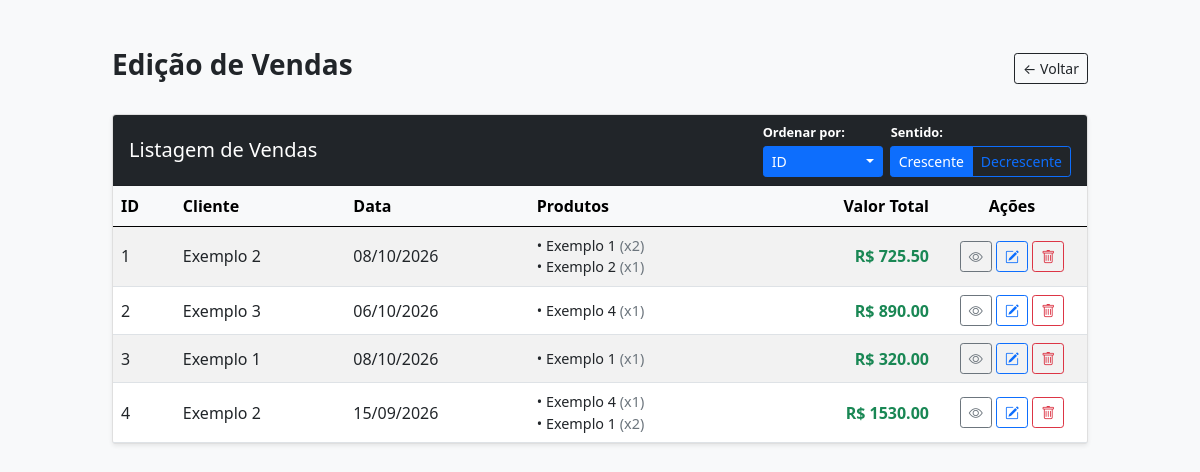
Page /sale_view on the committed database.
### models.py (models this page shows, shortened)
class Vendas(db.Model):
    __tablename__ = 'Vendas'
    id_venda = db.Column(db.Integer, primary_key=True, autoincrement=True)
    id_cliente = db.Column(db.Integer, db.ForeignKey('Clientes.id_cliente'), nullable=False)
    detalhes = db.Column(db.String(256))
    data_venda = db.Column(db.DateTime, nullable=False)
    cliente = db.relationship('Clientes', backref='vendas')
    itens = db.relationship('ItemVenda', backref='venda', cascade='all, delete-orphan')
    @property
    def valor_total(self):
        return sum(item.quantidade_produto * item.produto.preco_produto for item in self.itens)

class Clientes(db.Model):
    __tablename__ = 'Clientes'
    id_cliente = db.Column(db.Integer, primary_key=True, autoincrement=True)
    nome_cliente = db.Column(db.String(80), nullable=False)
    email = db.Column(db.String(100))
    telefone = db.Column(db.String(20))

class ItemVenda(db.Model):
    __tablename__ = 'ItemVenda'
    id_item = db.Column(db.Integer, primary_key=True, autoincrement=True)
    id_venda = db.Column(db.Integer, db.ForeignKey('Vendas.id_venda'), nullable=False)
    id_produto = db.Column(db.Integer, db.ForeignKey('Produtos.id_produto'), nullable=False)
    quantidade_produto = db.Column(db.Integer, nullable=False)
    produto = db.relationship('Produtos')

class Produtos(db.Model):
    __tablename__ = 'Produtos'
    id_produto = db.Column(db.Integer, primary_key=True, autoincrement=True)
    nome_produto = db.Column(db.String(80), nullable=False)
    preco_produto = db.Column(db.Float, nullable=False)
    estoque = db.Column(db.Integer, nullable=False)

### main.py (the view)
@app.route("/sale_view", methods=["GET","POST"])
def editar_vendas():
    criterio_ordVenda = request.args.get('ordenarVenda', 'id')
    direcao_ordVenda = request.args.get('direcaoVenda', 'asc')
    reverso = (direcao_ordVenda == 'desc')
    if criterio_ordVenda == 'data':
        lista_vendas = Vendas.query.order_by(Vendas.data_venda.desc()
            if reverso else Vendas.data_venda.asc()).all()
    elif criterio_ordVenda == 'cliente':
        lista_vendas = Vendas.query.join(Clientes).order_by(Clientes.nome_cliente.desc()
            if reverso else Clientes.nome_cliente.asc()).all()
    elif criterio_ordVenda == 'valor':
        lista_vendas = Vendas.query.all()
        lista_vendas = sorted(lista_vendas, key=lambda v: v.valor_total, reverse=reverso)
    elif criterio_ordVenda == 'quantidade':
        lista_vendas = Vendas.query.all()
        lista_vendas = sorted(lista_vendas, key=lambda v: v.quantidade_total, reverse=reverso)
    else:
        coluna_venda = Vendas.id_venda
        lista_vendas = Vendas.query.order_by(coluna_venda.desc()
            if reverso else coluna_venda.asc()).all()
    return render_template("editar_vendas.html", vendas=lista_vendas)

### templates/editar_vendas.html (shortened to what this page needs)
<!DOCTYPE html>
<html lang="pt-br">
<head>
    <link href="https://cdn.jsdelivr.net/npm/bootstrap@5.0.2/dist/css/bootstrap.min.css" rel="stylesheet">
    <link rel="stylesheet" href="https://cdn.jsdelivr.net/npm/bootstrap-icons@1.10.5/font/bootstrap-icons.css">
</head>
<body class="bg-light">
    <div class="container my-5" style="max-width: 1000px;">
        <div class="d-flex justify-content-between align-items-center mb-4">
            <h1 class="h3 text-dark fw-bold">Edição de Vendas</h1>
            <a href="{{ url_for('editar_dados') }}" class="btn btn-outline-dark btn-sm">← Voltar</a>
        </div>
        <div class="card shadow-sm">
            <div class="card-header bg-dark text-white d-flex justify-content-between align-items-center flex-wrap gap-2">
                <h2 class="h5 mb-0">Listagem de Vendas</h2>
                <div class="d-flex align-items-center gap-2">
                    <div class="d-flex flex-column">
                        <label class="form-label text-white fw-bold mb-1" style="font-size: 0.8rem;">Ordenar por:</label>
                        <div class="dropdown">
                            <button class="btn btn-sm btn-primary dropdown-toggle d-flex justify-content-between align-items-center" type="button" id="btnDropdownVendas" data-bs-toggle="dropdown" aria-expanded="false" style="min-width: 120px;">
                            </button>
                        </div>
                    </div>
                    <div class="d-flex flex-column">
                        <label class="form-label text-white fw-bold mb-1" style="font-size: 0.8rem;">Sentido:</label>
                        <div class="btn-group btn-group-sm" role="group" aria-label="Basic radio toggle button group">
                            <label class="btn btn-outline-primary" for="venda_crescente">Crescente</label>
                            <label class="btn btn-outline-primary" for="venda_decrescente">Decrescente</label>
                        </div>
                    </div>
                </div>
            </div>
            <div class="card-body p-0">
                <div class="table-responsive">
                    <table class="table table-striped table-hover mb-0 align-middle">
                        <thead class="table-light">
                            <tr>
                                <th>ID</th>
                                <th>Cliente</th>
                                <th>Data</th>
                                <th>Produtos</th>
                                <th class="text-end">Valor Total</th>
                                <th class="text-center" style="width: 150px;">Ações</th>
                            </tr>
                        </thead>
                        <tbody>
                            {% for venda in vendas %}
                            <tr>
                                <td>{{ venda.id_venda }}</td>
                                <td>{{ venda.cliente.nome_cliente if venda.cliente else 'Cliente não encontrado' }}</td>
                                <td>{{ venda.data_venda.strftime('%d/%m/%Y') }}</td>
                                <td>
                                    <ul class="list-unstyled mb-0" style="font-size: 0.9rem;">
                                        {% for item in venda.itens %}
                                        <li>• {{ item.produto.nome_produto }} <span class="text-muted">(x{{ item.quantidade_produto }})</span></li>
                                        {% endfor %}
                                    </ul>
                                </td>
                                <td class="text-end fw-bold text-success">R$ {{ "%.2f"|format(venda.valor_total) }}</td>
                                <td class="text-center">
                                    <button type="button" class="btn btn-outline-secondary btn-sm" data-bs-toggle="modal" data-bs-target="#modalPedido{{ venda.id_venda }}" title="Ver Detalhes">
                                        <i class="bi bi-eye"></i>
                                    </button>
                                    <a href="{{ url_for('editar_venda_form', id=venda.id_venda) }}" class="btn btn-outline-primary btn-sm" title="Editar">
                                        <i class="bi bi-pencil-square"></i>
                                    </a>
                                    <a href="{{ url_for('excluir_venda', id=venda.id_venda) }}" class="btn btn-outline-danger btn-sm" title="Excluir" onclick="return confirm('Tem certeza que deseja excluir esta venda?')">
                                        <i class="bi bi-trash"></i>
                                    </a>
                                </td>
                            </tr>
                            {% else %}
                            <tr>
                                <td colspan="6" class="text-center text-muted py-4">Nenhuma venda registrada até o momento.</td>
                            </tr>
                            {% endfor %}
                        </tbody>
                    </table>
                </div>
            </div>
        </div>
    </div>
</body>
</html>

### rows in the picture
Vendas: id_venda "1", cliente "Exemplo 2", data_venda "08/10/2026"
ItemVenda: produto.nome_produto "Exemplo 1", quantidade_produto "2", valor_total "725.50"
ItemVenda: produto.nome_produto "Exemplo 2", quantidade_produto "1"
Vendas: id_venda "2", cliente "Exemplo 3", data_venda "06/10/2026"
ItemVenda: produto.nome_produto "Exemplo 4", quantidade_produto "1", valor_total "890.00"
Vendas: id_venda "3", cliente "Exemplo 1", data_venda "08/10/2026"
ItemVenda: produto.nome_produto "Exemplo 1", quantidade_produto "1", valor_total "320.00"
Vendas: id_venda "4", cliente "Exemplo 2", data_venda "15/09/2026"
ItemVenda: produto.nome_produto "Exemplo 4", quantidade_produto "1", valor_total "1530.00"
ItemVenda: produto.nome_produto "Exemplo 1", quantidade_produto "2"
